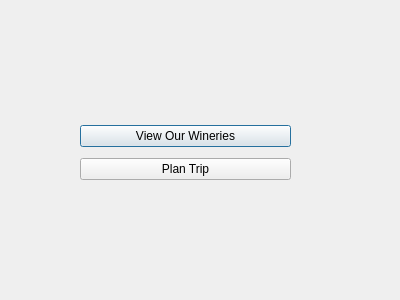
<?xml version="1.0" encoding="UTF-8"?>
<ui version="4.0">
 <class>WineWindow</class>
 <widget class="QDialog" name="WineWindow">
  <property name="geometry">
   <rect>
    <x>0</x>
    <y>0</y>
    <width>400</width>
    <height>300</height>
   </rect>
  </property>
  <property name="windowTitle">
   <string>Dialog</string>
  </property>
  <widget class="QWidget" name="">
   <property name="geometry">
    <rect>
     <x>80</x>
     <y>120</y>
     <width>211</width>
     <height>65</height>
    </rect>
   </property>
   <layout class="QVBoxLayout" name="verticalLayout">
    <item>
     <widget class="QPushButton" name="pushButton">
      <property name="text">
       <string>View Our Wineries</string>
      </property>
     </widget>
    </item>
    <item>
     <widget class="QPushButton" name="pushButton_2">
      <property name="text">
       <string>Plan Trip</string>
      </property>
     </widget>
    </item>
   </layout>
  </widget>
 </widget>
 <resources/>
 <connections/>
</ui>
